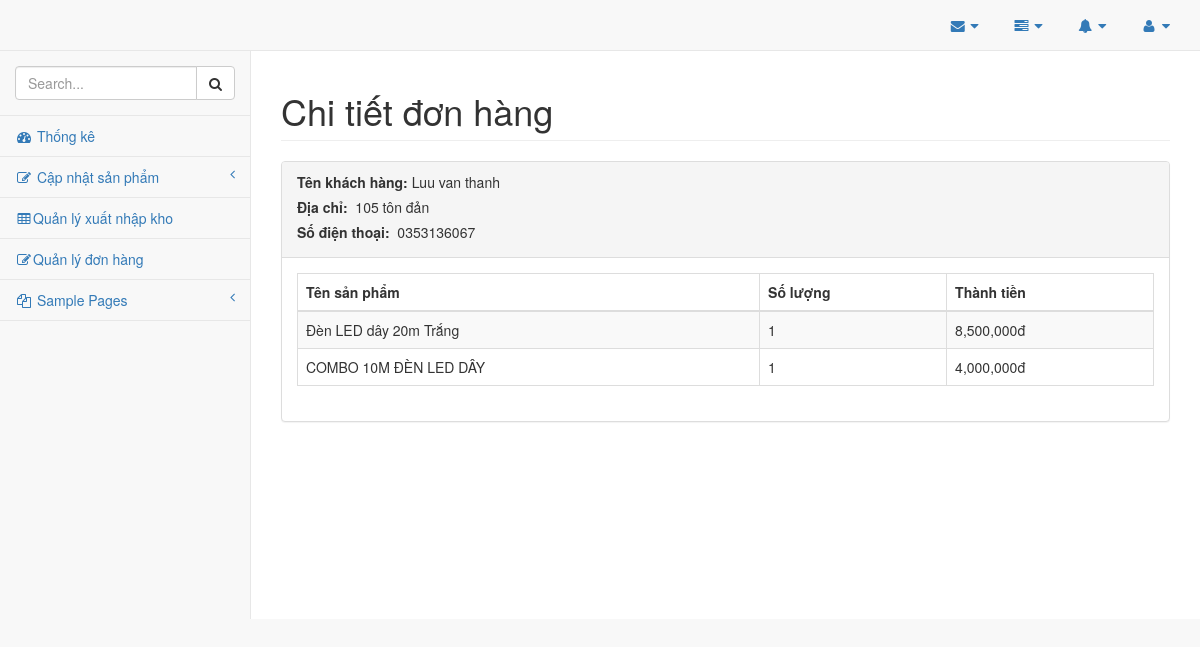
Page /admin/pages/index.php?page=detail&id=107 on the committed database.
### tables this page shows
CREATE TABLE `hoadon` (
  `id` int(11) NOT NULL,
  `id_user` int(11) DEFAULT NULL,
  `ten` varchar(255) NOT NULL,
  `sdt` varchar(13) NOT NULL,
  `diachi` varchar(255) NOT NULL,
  `thanh_toan` varchar(110) NOT NULL DEFAULT '0',
  `tong_tien` varchar(120) NOT NULL,
  `trang_thai` tinyint(4) NOT NULL DEFAULT 1,
  `created_at` datetime NOT NULL DEFAULT current_timestamp()
);

CREATE TABLE `chitiethoadon` (
  `id` int(11) NOT NULL,
  `id_hoadon` int(11) NOT NULL,
  `id_sanpham` int(11) NOT NULL,
  `so_luong` tinyint(4) NOT NULL,
  `thanh_tien` int(11) NOT NULL
);

CREATE TABLE `sanpham` (
  `id` int(11) NOT NULL,
  `ten_go` varchar(255) NOT NULL,
  `id_loaigo` int(11) NOT NULL,
  `hinhanh` varchar(255) NOT NULL,
  `so_luong` int(11) NOT NULL,
  `chi_tiet` text NOT NULL,
  `gia` varchar(255) NOT NULL,
  `noi_bat` int(4) DEFAULT 0,
  `soluongban` int(11) DEFAULT 0,
  `chat_lieu` varchar(255) DEFAULT NULL,
  `xuat_xu` varchar(255) DEFAULT NULL,
  `kich_thuoc` varchar(255) DEFAULT NULL
);

### admin/pages/connect.php (called while the page is built, shortened)
<?php
	class database{
		private $conn = null;
		private $host = 'localhost';
		private $user = 'root';
		private $pass = '';
		private $data = 'pttk';
		private $result = null;
		private function connect(){
			$this->conn = new mysqli($this->host,$this->user,$this->pass,$this->data) or die ("ket noi khong thanh cong");
			$this->conn->query("set names utf8");
		}
		public function select($sql){
			$this->result = $this->conn->query($sql);
		}
		public function fetch(){
			if($this->result->num_rows > 0){
				$rows = $this->result->fetch_array();
			}else{
				$rows = "Không tìm thấy dữ liệu";
			}
			return $rows;
		}
	}
?>

### admin/pages/detail.php (the view, shortened to what this page needs)
<div id="page-wrapper">
    <div class="row">
        <div class="col-lg-12">
            <h1 class="page-header">Chi tiết đơn hàng</h1>
        </div>
    </div>
    <div class="row">
        <div class="col-lg-12">
            <div class="panel panel-default">
                <div class="panel-heading">
                    <?php
                        $id = $_GET['id'];
                        $db = new database();
                        $db->select('SELECT * FROM hoadon WHERE id ='.$id);
                        $row1 = $db->fetch();
                        echo "<label>Tên khách hàng:&nbsp; </label>" .$row1['ten']."<br>";
                        echo "<label>Địa chỉ: &nbsp;</label>" .$row1['diachi']."<br>";
                        echo "<label>Số điện thoại: &nbsp;</label>" .$row1['sdt']."<br>";
                    ?>
                </div>
                <div class="panel-body">
                    <table width="100%" class="table table-striped table-bordered table-hover" >
                        <thead>
                            <tr>
                                <th>Tên sản phẩm</th>
                                <th>Số lượng</th>
                                <th>Thành tiền</th>
                            </tr>
                        </thead>
                        <tbody>
                            <?php
                                $db->select('SELECT * FROM chitiethoadon WHERE id_hoadon ='.$id);
                                while ($row = $db->fetch()) {
                            ?>
                            <tr class="odd gradeX">
                                <td>
                                    <?php
                                        $id_sanpham = $row['id_sanpham'];
                                        $dt = new database();
                                        $dt->select('SELECT * FROM sanpham WHERE id ='.$id_sanpham);
                                        $r = $dt->fetch();
                                        echo $r['ten_go'];
                                    ?>
                                </td>
                                <td><?php echo $row['so_luong']?></td>
                                <td><?php echo number_format($row['thanh_tien'])."đ" ?></td>
                            </tr>
                            <?php
                                }
                            ?>
                        </tbody>
                    </table>
                </div>
            </div>
        </div>
    </div>
</div>

### rows in the picture
hoadon: ten "Luu van thanh", diachi "105 tôn đản", sdt "0353136067"
chitiethoadon: id_sanpham.ten_go "Đèn LED dây 20m Trắng", so_luong "1", thanh_tien "8,500,000"
chitiethoadon: id_sanpham.ten_go "COMBO 10M ĐÈN LED DÂY", so_luong "1", thanh_tien "4,000,000"
